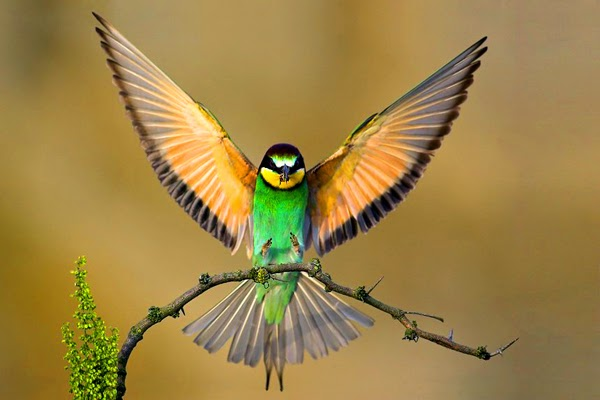
%> input picture Bird01.jpg, 600 x 400 px
$ octave tutorial05.m   (GNU Octave 9; MATLAB toolbox functions it lacks are replaced by stand-ins)
%> lines starting %> are read from the running program, lines starting %| are printed output that depends on the picture
clc
img1 = imread('bird01.jpg');
%> img1 is the input picture: size 400x600x3 uint8; mean R, G, B 157, 131, 70.7
img2 = imread('zaman.jpg');
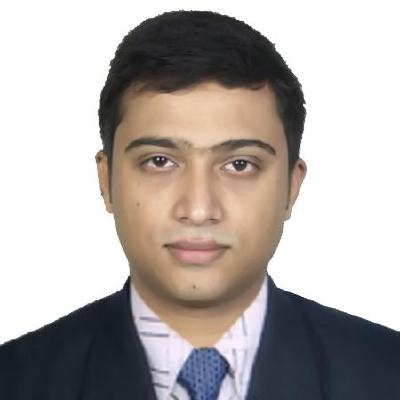
%> input picture zaman.jpg, 400 x 400 px
%> img2 is the input picture: size 400x400x3 uint8; mean R, G, B 178.2, 171.6, 168.6
%%k = imresize(img1,[400,400]);
k = imresize(img1,[size(img2,1) size(img2,2)]);
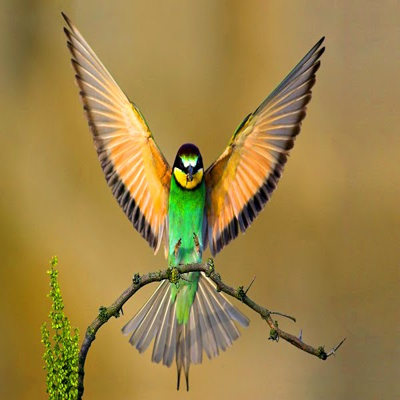
%> k: size 400x400x3 uint8; mean R, G, B 157, 131, 70.8
result = imadd(k,img2);
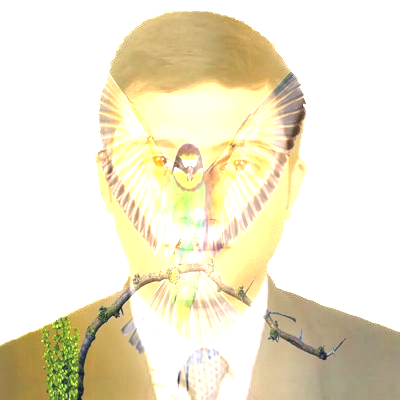
%> result: size 400x400x3 uint8; mean R, G, B 237.3, 230.4, 204.9

figure,subplot(2,2,1),imshow(img2),title('Zaman')
figure,subplot(2,2,2),imshow(img1),title('Bird01')
figure,subplot(2,2,3),imshow(k),title('Bird01 After Resize')
figure,subplot(2,2,4),imshow(result),title('After Adding')

disp('bird01 image size')
size(img1)
%> ans = [400 600 3]
disp('man image size')
size(img2)
%> ans = [400 400 3]
disp('bird01 image after resize')
size(k)
%> ans = [400 400 3]
